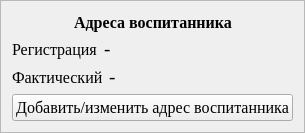
        <widget class="QFrame" name="frame_7">
         <property name="frameShape">
          <enum>QFrame::StyledPanel</enum>
         </property>
         <property name="frameShadow">
          <enum>QFrame::Raised</enum>
         </property>
         <layout class="QVBoxLayout" name="verticalLayout_8">
          <item>
           <layout class="QHBoxLayout" name="horizontalLayout_11">
            <item>
             <spacer name="horizontalSpacer_13">
              <property name="orientation">
               <enum>Qt::Horizontal</enum>
              </property>
              <property name="sizeHint" stdset="0">
               <size>
                <width>40</width>
                <height>20</height>
               </size>
              </property>
             </spacer>
            </item>
            <item>
             <widget class="QLabel" name="label_21">
              <property name="font">
               <font>
                <family>Times New Roman</family>
                <pointsize>12</pointsize>
                <bold>true</bold>
               </font>
              </property>
              <property name="text">
               <string>Адреса воспитанника</string>
              </property>
             </widget>
            </item>
            <item>
             <spacer name="horizontalSpacer_14">
              <property name="orientation">
               <enum>Qt::Horizontal</enum>
              </property>
              <property name="sizeHint" stdset="0">
               <size>
                <width>40</width>
                <height>20</height>
               </size>
              </property>
             </spacer>
            </item>
           </layout>
          </item>
          <item>
           <layout class="QHBoxLayout" name="horizontalLayout_20" stretch="1,3">
            <item>
             <widget class="QLabel" name="label_25">
              <property name="font">
               <font>
                <family>Times New Roman</family>
                <pointsize>12</pointsize>
                <bold>false</bold>
               </font>
              </property>
              <property name="text">
               <string>Регистрация</string>
              </property>
             </widget>
            </item>
            <item>
             <widget class="QLabel" name="label_ChildRegAddress">
              <property name="font">
               <font>
                <family>Times New Roman</family>
                <pointsize>14</pointsize>
                <bold>false</bold>
               </font>
              </property>
              <property name="text">
               <string>-</string>
              </property>
             </widget>
            </item>
           </layout>
          </item>
          <item>
           <layout class="QHBoxLayout" name="horizontalLayout_22" stretch="1,3">
            <item>
             <widget class="QLabel" name="label_26">
              <property name="font">
               <font>
                <family>Times New Roman</family>
                <pointsize>12</pointsize>
                <bold>false</bold>
               </font>
              </property>
              <property name="text">
               <string>Фактический</string>
              </property>
             </widget>
            </item>
            <item>
             <widget class="QLabel" name="label_ChildFactAddress">
              <property name="font">
               <font>
                <family>Times New Roman</family>
                <pointsize>14</pointsize>
                <bold>false</bold>
               </font>
              </property>
              <property name="text">
               <string>-</string>
              </property>
             </widget>
            </item>
           </layout>
          </item>
          <item>
           <widget class="QPushButton" name="pushButton_AddUpdateChildAddress">
            <property name="font">
             <font>
              <family>Times New Roman</family>
              <pointsize>12</pointsize>
              <bold>false</bold>
             </font>
            </property>
            <property name="text">
             <string>Добавить/изменить адрес воспитанника</string>
            </property>
           </widget>
          </item>
         </layout>
        </widget>
